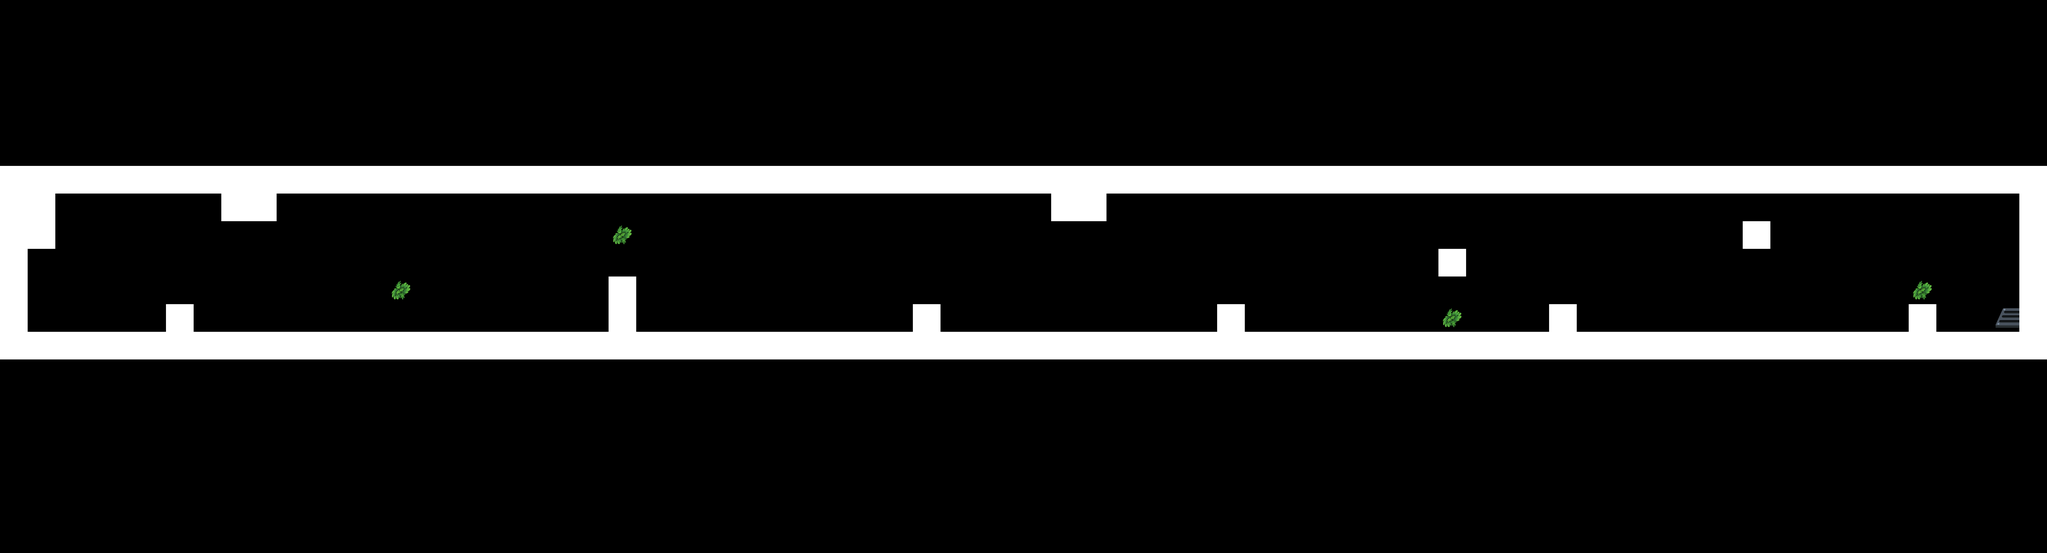

Rendered tile map (Tiled .tmx) drawn with the repository's tilesets; below, a short description and the map source with its tile grids summarised:
An orthogonal 74x20 tile map with 182x182 px tiles, 6 tile layers (Tiles, Collisions_aranyes, Tiles_herba, Next, ...), 6 tilesets and 20 objects.

<map version="1.10" tiledversion="1.10.1" orientation="orthogonal" renderorder="right-down" width="74" height="20" tilewidth="182" tileheight="182" infinite="0" nextlayerid="14" nextobjectid="12">
 <editorsettings>
  <export target="TileMap002.json" format="json" />
 </editorsettings>
 <tileset firstgid="1" name="Images" tilewidth="4000" tileheight="1080" tilecount="4" columns="0">
  <grid orientation="orthogonal" width="1" height="1" />
  <tile id="0">
   <image width="4000" height="1080" source="../resources/backgrounds/background_passadis.jpg" />
  </tile>
  <tile id="1">
   <image width="4000" height="1080" source="../resources/backgrounds/background_passadisPorta.jpg" />
  </tile>
  <tile id="2">
   <image width="4000" height="1080" source="../resources/backgrounds/background_pati.jpg" />
  </tile>
  <tile id="3">
   <image width="4000" height="1080" source="../resources/backgrounds/background_ventilacio.jpg" />
  </tile>
 </tileset>
 <tileset firstgid="5" name="tuberia_tileset" tilewidth="182" tileheight="182" tilecount="6" columns="6">
  <image source="../resources/props/tuberia_tileset.png" width="1092" height="182" />
  <tile id="0">
   <objectgroup draworder="index" id="2">
    <object id="1" x="0" y="0" width="182" height="182" />
   </objectgroup>
  </tile>
  <tile id="1">
   <objectgroup draworder="index" id="2">
    <object id="1" x="0.5" y="0.5" width="182" height="182" />
   </objectgroup>
  </tile>
  <tile id="2">
   <objectgroup draworder="index" id="2">
    <object id="1" x="-0.5" y="0.5" width="182" height="182" />
   </objectgroup>
  </tile>
  <tile id="3">
   <objectgroup draworder="index" id="2">
    <object id="1" x="0" y="0" width="182" height="182" />
   </objectgroup>
  </tile>
  <tile id="4">
   <objectgroup draworder="index" id="2">
    <object id="1" x="0" y="0" width="181" height="182" />
   </objectgroup>
  </tile>
  <tile id="5">
   <objectgroup draworder="index" id="5">
    <object id="7" x="0" y="0" width="182" height="182.333" />
   </objectgroup>
  </tile>
 </tileset>
 <tileset firstgid="11" name="Collision" tilewidth="182" tileheight="182" tilecount="1" columns="1">
  <image source="../resources/assets/Collision.png" width="182" height="182" />
  <tile id="0">
   <objectgroup draworder="index" id="2">
    <object id="1" x="0" y="0" width="182" height="182" />
   </objectgroup>
  </tile>
 </tileset>
 <tileset firstgid="12" name="herba" tilewidth="182" tileheight="182" tilecount="1" columns="1">
  <image source="../resources/props/herba_tileset.png" trans="ff00ff" width="182" height="182" />
  <tile id="0">
   <objectgroup draworder="index" id="2">
    <object id="1" x="27" y="26" width="127" height="128" />
   </objectgroup>
  </tile>
 </tileset>
 <tileset firstgid="13" name="entrada_ventilacio" tilewidth="182" tileheight="182" tilecount="2" columns="2">
  <image source="../resources/props/entrada_tileset.png" trans="ff00ff" width="364" height="182" />
  <tile id="0">
   <objectgroup draworder="index" id="2">
    <object id="1" x="23" y="25" width="159" height="133" />
   </objectgroup>
  </tile>
  <tile id="1">
   <objectgroup draworder="index" id="2">
    <object id="1" x="0" y="25" width="158" height="134" />
   </objectgroup>
  </tile>
 </tileset>
 <tileset firstgid="15" name="caixa" tilewidth="182" tileheight="182" tilecount="9" columns="3">
  <image source="../resources/props/box_tileset.png" trans="ff00ff" width="546" height="546" />
  <tile id="0">
   <objectgroup draworder="index" id="2">
    <object id="1" x="71" y="92" width="111" height="90" />
   </objectgroup>
  </tile>
  <tile id="1">
   <objectgroup draworder="index" id="2">
    <object id="1" x="0" y="92" width="182" height="90" />
   </objectgroup>
  </tile>
  <tile id="2">
   <objectgroup draworder="index" id="2">
    <object id="1" x="0" y="92" width="110" height="90" />
   </objectgroup>
  </tile>
  <tile id="3">
   <objectgroup draworder="index" id="2">
    <object id="1" x="71" y="0" width="111" height="182" />
   </objectgroup>
  </tile>
  <tile id="4">
   <objectgroup draworder="index" id="2">
    <object id="1" x="0" y="0" width="182" height="182" />
   </objectgroup>
  </tile>
  <tile id="5">
   <objectgroup draworder="index" id="2">
    <object id="1" x="0" y="0" width="110" height="182" />
   </objectgroup>
  </tile>
  <tile id="6">
   <objectgroup draworder="index" id="2">
    <object id="1" x="71" y="0" width="111" height="90" />
   </objectgroup>
  </tile>
  <tile id="7">
   <objectgroup draworder="index" id="2">
    <object id="1" x="0" y="0" width="182" height="90" />
   </objectgroup>
  </tile>
  <tile id="8">
   <objectgroup draworder="index" id="2">
    <object id="1" x="0" y="0" width="110" height="90" />
   </objectgroup>
  </tile>
 </tileset>
 <objectgroup id="3" name="Background">
  <object id="11" gid="4" x="4" y="3636" width="13451.9" height="3632" />
 </objectgroup>
 <layer id="13" name="Tiles" width="74" height="20">
  <data>[1480 cells, 0 non-empty, 0 distinct tile ids]</data>
 </layer>
 <layer id="1" name="Collisions_aranyes" width="74" height="20">
  <data>[1480 cells, 9 non-empty, 1 distinct tile ids]</data>
 </layer>
 <layer id="10" name="Tiles_herba" width="74" height="20">
  <data>[1480 cells, 4 non-empty, 1 distinct tile ids]</data>
 </layer>
 <layer id="12" name="Next" width="74" height="20">
  <data>[1480 cells, 2 non-empty, 2 distinct tile ids]</data>
 </layer>
 <layer id="11" name="Collisions_rata" width="74" height="20">
  <data>[1480 cells, 6 non-empty, 1 distinct tile ids]</data>
 </layer>
 <layer id="5" name="Collisions" width="74" height="20">
  <data>[1480 cells, 158 non-empty, 1 distinct tile ids]</data>
 </layer>
</map>
